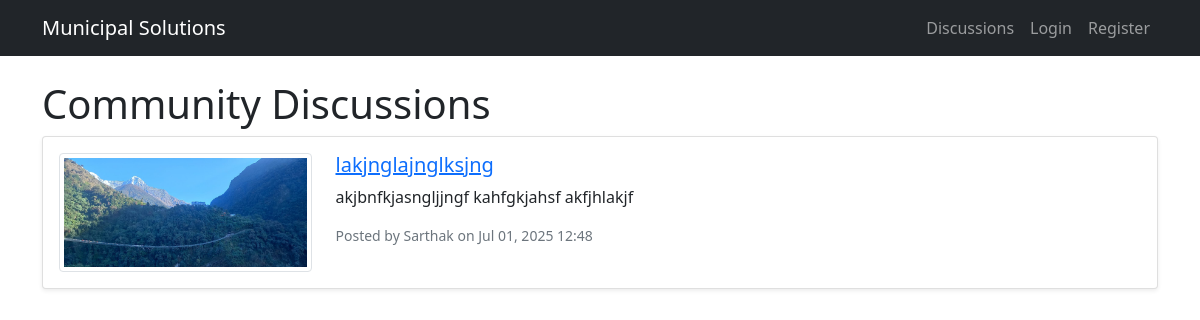
The app's page /discussions/, older data.
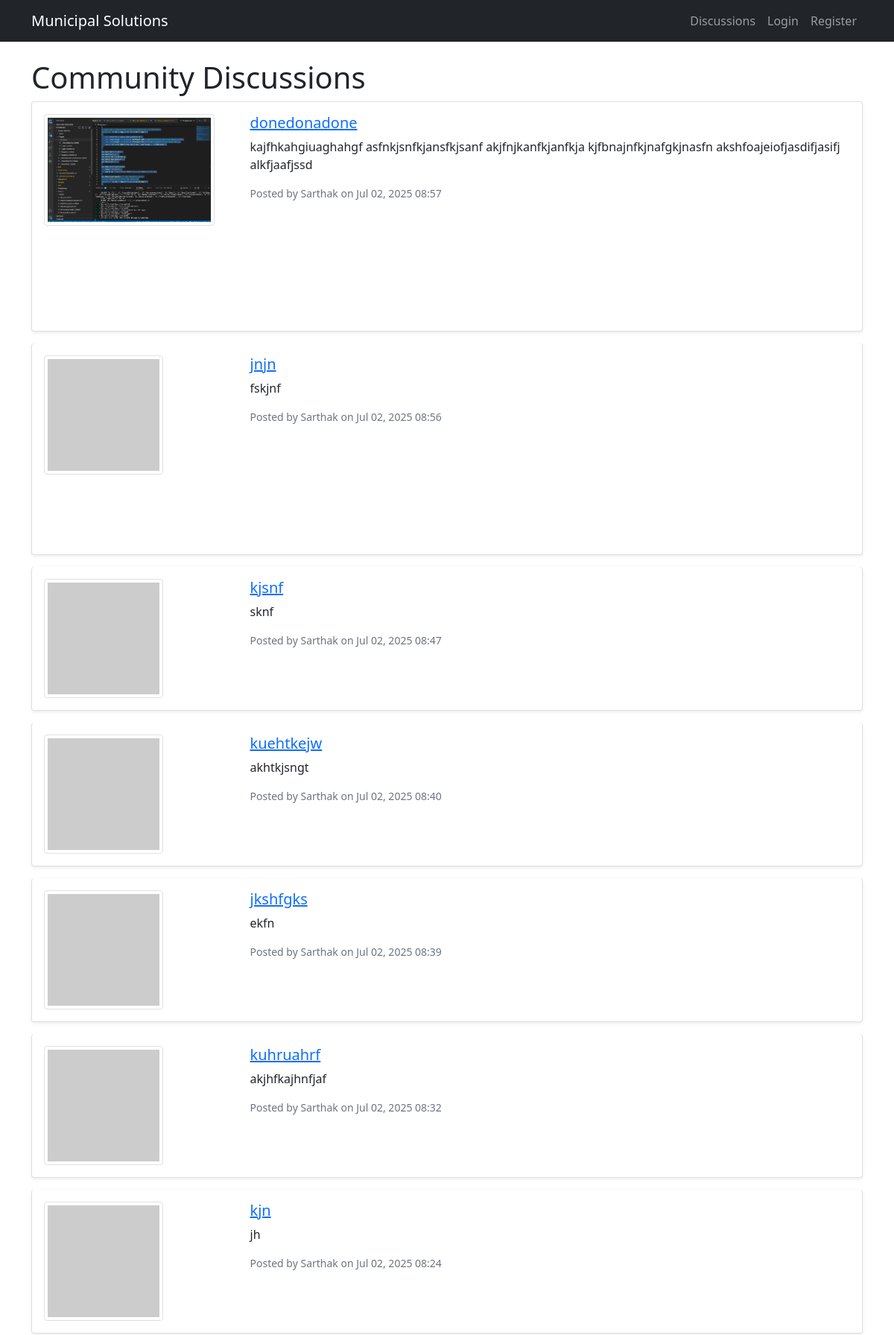
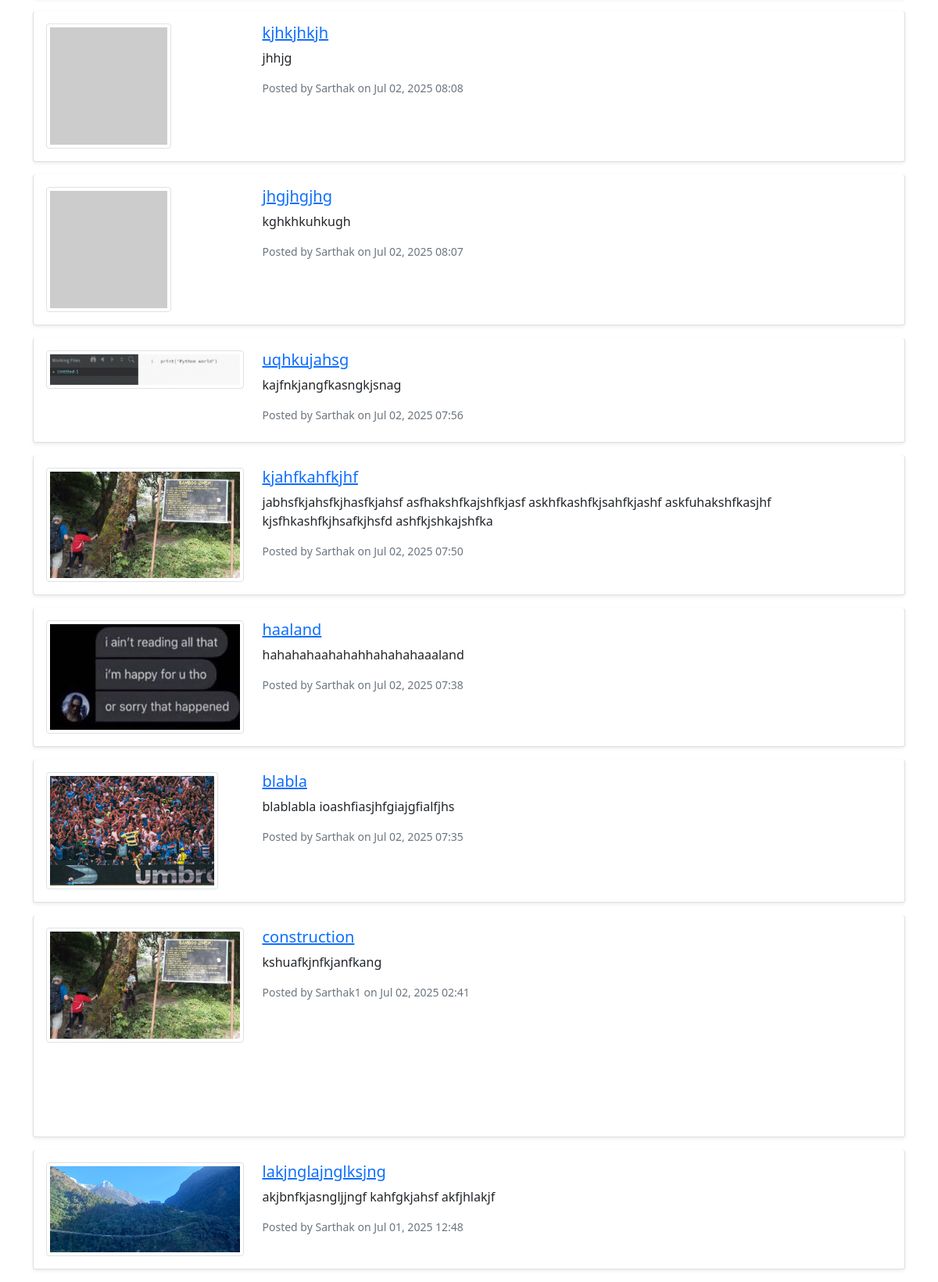
The same page, newer data (2 pictures, top to bottom).
### services/models.py (models this page shows)
class DiscussionPost(models.Model):
    author = models.ForeignKey(CustomUser, on_delete=models.CASCADE)
    title = models.CharField(max_length=200)
    content = models.TextField()
    image = models.ImageField(upload_to='discussion_images/', blank=True, null=True)  # NEW
    location = models.CharField(max_length=100, blank=True, null=True)  # For storing map location
    created_at = models.DateTimeField(auto_now_add=True)
    updated_at = models.DateTimeField(auto_now=True)
    likes = models.PositiveIntegerField(default=0)
    dislikes = models.PositiveIntegerField(default=0)

### accounts/models.py (models this page shows, shortened)
class CustomUser(AbstractUser):
    is_admin = models.BooleanField(default=False)
    phone_number = models.CharField(max_length=20, blank=True)
    address = models.TextField(blank=True)

### services/views.py (the view)
# urls.py: path('discussions/', views.discussions, name='discussions'),
def discussions(request):
    posts = DiscussionPost.objects.all().order_by('-created_at')
    return render(request, 'services/discussions.html', {'posts': posts})

### templates/services/discussions.html (shortened to what this page needs)
{% extends 'base.html' %}
{% block content %}
<h1>Community Discussions</h1>
<div class="list-group">
    {% for post in posts %}
    <div class="list-group-item mb-3 p-3 rounded shadow-sm">
        <div class="row">
            <div class="col-md-3 mb-2 mb-md-0">
                {% if post.image %}
                    <img src="{{ post.image.url }}" class="img-thumbnail" style="max-height: 150px;">
                {% else %}
                    <img src="https://via.placeholder.com/150" class="img-thumbnail" alt="No Image">
                {% endif %}
            </div>
            <div class="col-md-9">
                <h5><a href="{% url 'post_detail' post.id %}">{{ post.title }}</a></h5>
                <p>{{ post.content|truncatechars:150 }}</p>
                <small class="text-muted d-block mb-2">
                    Posted by {{ post.author.username }} on {{ post.created_at|date:"M d, Y H:i" }}
                </small>
                {% if post.location %}
                    <div id="map-{{ forloop.counter }}" class="rounded" style="height: 150px;"></div>
                {% endif %}
            </div>
        </div>
    </div>
    {% empty %}
    <div class="list-group-item">No discussions yet.</div>
    {% endfor %}
</div>
<link rel="stylesheet" href="https://unpkg.com/leaflet/dist/leaflet.css" />
{% endblock %}

### templates/base.html (shortened to what this page needs)
<!DOCTYPE html>
<html>
<head>
    <link href="https://cdn.jsdelivr.net/npm/bootstrap@5.1.3/dist/css/bootstrap.min.css" rel="stylesheet">
</head>
<body>
    <nav class="navbar navbar-expand-lg navbar-dark bg-dark">
    <div class="container">
        <a class="navbar-brand" href="{% url 'home' %}">Municipal Solutions</a>
        <div class="navbar-nav">
            <a class="nav-link" href="{% url 'discussions' %}">Discussions</a>
            {% if user.is_authenticated %}
    <span class="nav-link">Welcome, {{ user.username }}</span>
    <form method="post" action="{% url 'logout' %}" style="display: inline;">
        {% csrf_token %}
        <button type="submit" class="nav-link btn btn-link" style="padding: 0; color: white; text-decoration: none;">Logout</button>
    </form>
                {% if user.is_admin %}
                    <a class="nav-link" href="/admin/">Admin Panel</a>
                {% endif %}
            {% else %}
                <a class="nav-link" href="{% url 'login' %}">Login</a>
                <a class="nav-link" href="{% url 'register' %}">Register</a>
            {% endif %}
        </div>
    </div>
</nav>
    <div class="container mt-4">
        {% block content %}
        {% endblock %}
    </div>
</body>
</html>

Row changes from the older to the newer data that the page shows:
added DiscussionPost: image (picture), title "donedonadone", content "kajfhkahgiuaghahgf asfnkjsnfkjansfkjsanf akjfnjkanfkjanfkja kjfbnajnfkjnafgkjnasfn akshfoajeiofjasdifjasifj alkfjaafjssd", author.username "Sarthak", created_at "Jul 02, 2025 08:57"
added DiscussionPost: title "jnjn", content "fskjnf", author.username "Sarthak", created_at "Jul 02, 2025 08:56"
added DiscussionPost: title "kjsnf", content "sknf", author.username "Sarthak", created_at "Jul 02, 2025 08:47"
added DiscussionPost: title "kuehtkejw", content "akhtkjsngt", author.username "Sarthak", created_at "Jul 02, 2025 08:40"
added DiscussionPost: title "jkshfgks", content "ekfn", author.username "Sarthak", created_at "Jul 02, 2025 08:39"
added DiscussionPost: title "kuhruahrf", content "akjhfkajhnfjaf", author.username "Sarthak", created_at "Jul 02, 2025 08:32"
added DiscussionPost: title "kjn", content "jh", author.username "Sarthak", created_at "Jul 02, 2025 08:24"
added DiscussionPost: title "kjhkjhkjh", content "jhhjg", author.username "Sarthak", created_at "Jul 02, 2025 08:08"
added DiscussionPost: title "jhgjhgjhg", content "kghkhkuhkugh", author.username "Sarthak", created_at "Jul 02, 2025 08:07"
added DiscussionPost: image (picture), title "uqhkujahsg", content "kajfnkjangfkasngkjsnag", author.username "Sarthak", created_at "Jul 02, 2025 07:56"
added DiscussionPost: image (picture), title "kjahfkahfkjhf", content "jabhsfkjahsfkjhasfkjahsf asfhakshfkajshfkjasf askhfkashfkjsahfkjashf askfuhakshfkasjhf kjsfhkashfkjhsafkjhsfd ashfkjshkajshfka", author.username "Sarthak", created_at "Jul 02, 2025 07:50"
added DiscussionPost: image (picture), title "haaland", content "hahahahaahahahhahahahaaaland", author.username "Sarthak", created_at "Jul 02, 2025 07:38"
added DiscussionPost: image (picture), title "blabla", content "blablabla ioashfiasjhfgiajgfialfjhs", author.username "Sarthak", created_at "Jul 02, 2025 07:35"
added DiscussionPost: image (picture), title "construction", content "kshuafkjnfkjanfkang", author.username "Sarthak1", created_at "Jul 02, 2025 02:41"
